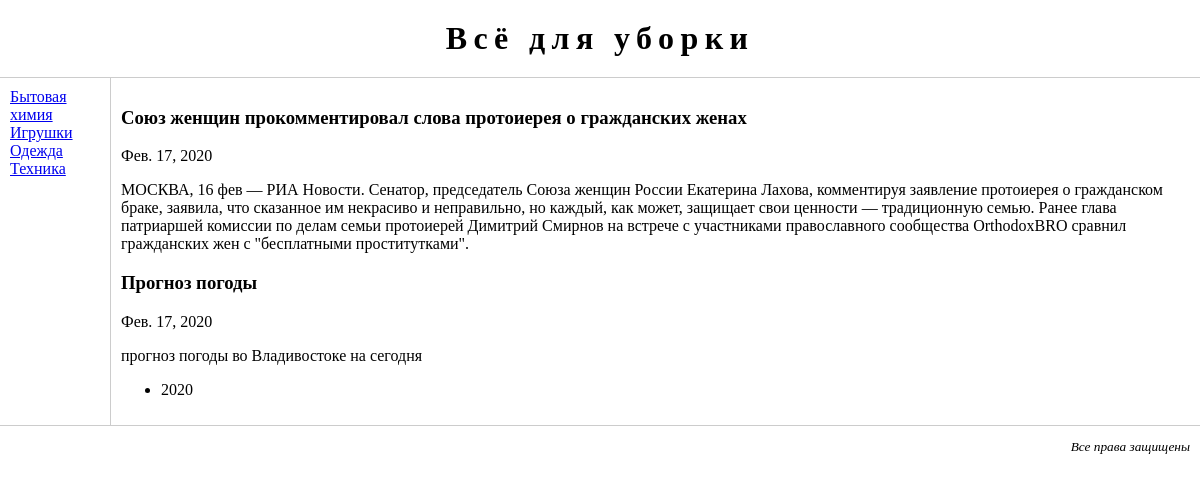
Screenshot of /goods/news/ with the database file from the repository.
### catalog/models.py (models this page shows, shortened)
class Category(models.Model):
    name = models.CharField(max_length=50, unique=True,
                            verbose_name='Название')
    class Meta:
        ordering = ['name']
        verbose_name = 'Категория'
        verbose_name_plural = 'Категории'

class New(models.Model):
    title = models.CharField("Оглавление", max_length=100, db_index=True)
    description = models.TextField("Описание")
    content = models.TextField("Контент")
    pub_date = models.DateField("Дата публикации", db_index = True, auto_now_add=True)

### catalog/twviews.py (the view)
# urls.py: path('news/', NewArchiveView.as_view(), name="news_archive"),
class NewArchiveView(ArchiveIndexView):
    model = New
    date_field = "pub_date"
    template_name = 'news_archive.html'
    def get_context_data(self, **kwargs):
        context = super().get_context_data(**kwargs)
        context['cats'] = Category.objects.order_by('name')
        return context

### templates/news_archive.html (shortened to what this page needs)
{% extends 'base.html' %}
{% block left_menu %} {%include 'includes/left_menu.html' %} {% endblock left_menu %}
{% block main %}
    {% for new in latest %}
        <h3>{{ new.title }}</h3>
        <p>{{ new.pub_date }}</p>
        <p>{{ new.description }}</p>
    {% endfor %}
    <ul>
        {% for date in date_list %}
            <li>{{ date|date:'Y' }} </li>
        {% endfor %}
    </ul>
{% endblock main %}

### templates/includes/left_menu.html
<div id="leftmenu">
    <ul>
        {% for cat in cats %}
        <li><a href="{% url 'catalog:index' cat_id=cat.id %}">{{cat.name}}</a></li>
        {% endfor %}
    </ul>
</div>

### static/main.css (style rules this page uses)
body { margin: 0px; padding: 0px; }
#leftmenu { float: left; width: 100px; padding: 10px; }
#leftmenu ul { margin: 0px; padding: 0px; }

### rows the page displays
Category: name "Бытовая химия"
Category: name "Игрушки"
Category: name "Одежда"
Category: name "Техника"
New: title "Союз женщин прокомментировал слова протоиерея о гражданских женах", pub_date "Фев. 17, 2020", description "МОСКВА, 16 фев — РИА Новости. Сенатор, председатель Союза женщин России Екатерина Лахова, комментируя заявление протоиерея о гражданском браке, заявила, что сказанное им некрасиво и неправильно, но каждый, как может, защищает свои ценности — традиционную семью. Ранее глава патриаршей комиссии по делам семьи протоиерей Димитрий Смирнов на встрече с участниками православного сообщества OrthodoxBRO сравнил гражданских жен с \"бесплатными проститутками\"."
New: title "Прогноз погоды", pub_date "Фев. 17, 2020", description "прогноз погоды во Владивостоке на сегодня"

### other values shown
{{ date|date:'Y' }} "2020"
